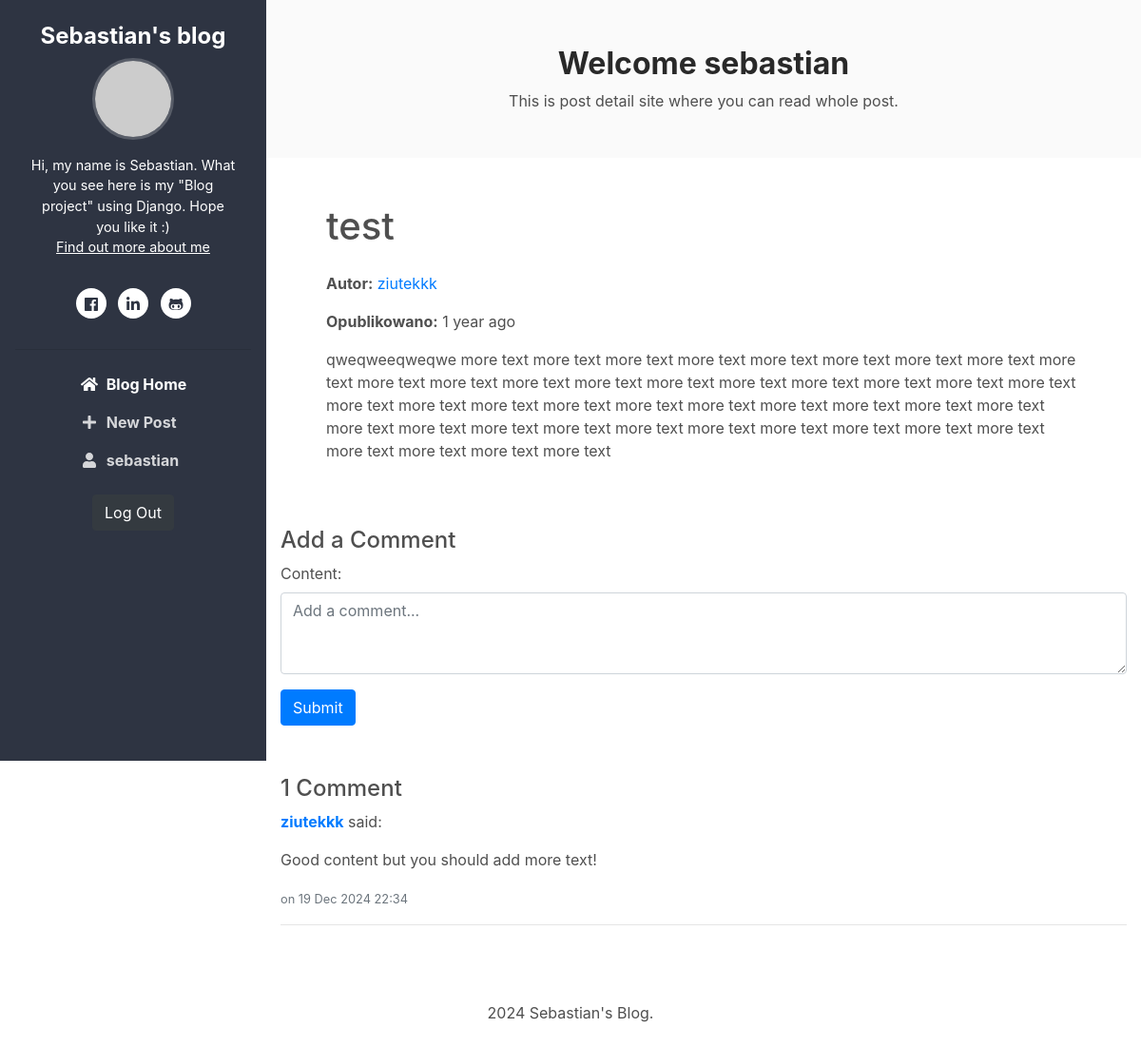
The app's page /post/9/ (signed in), older data.
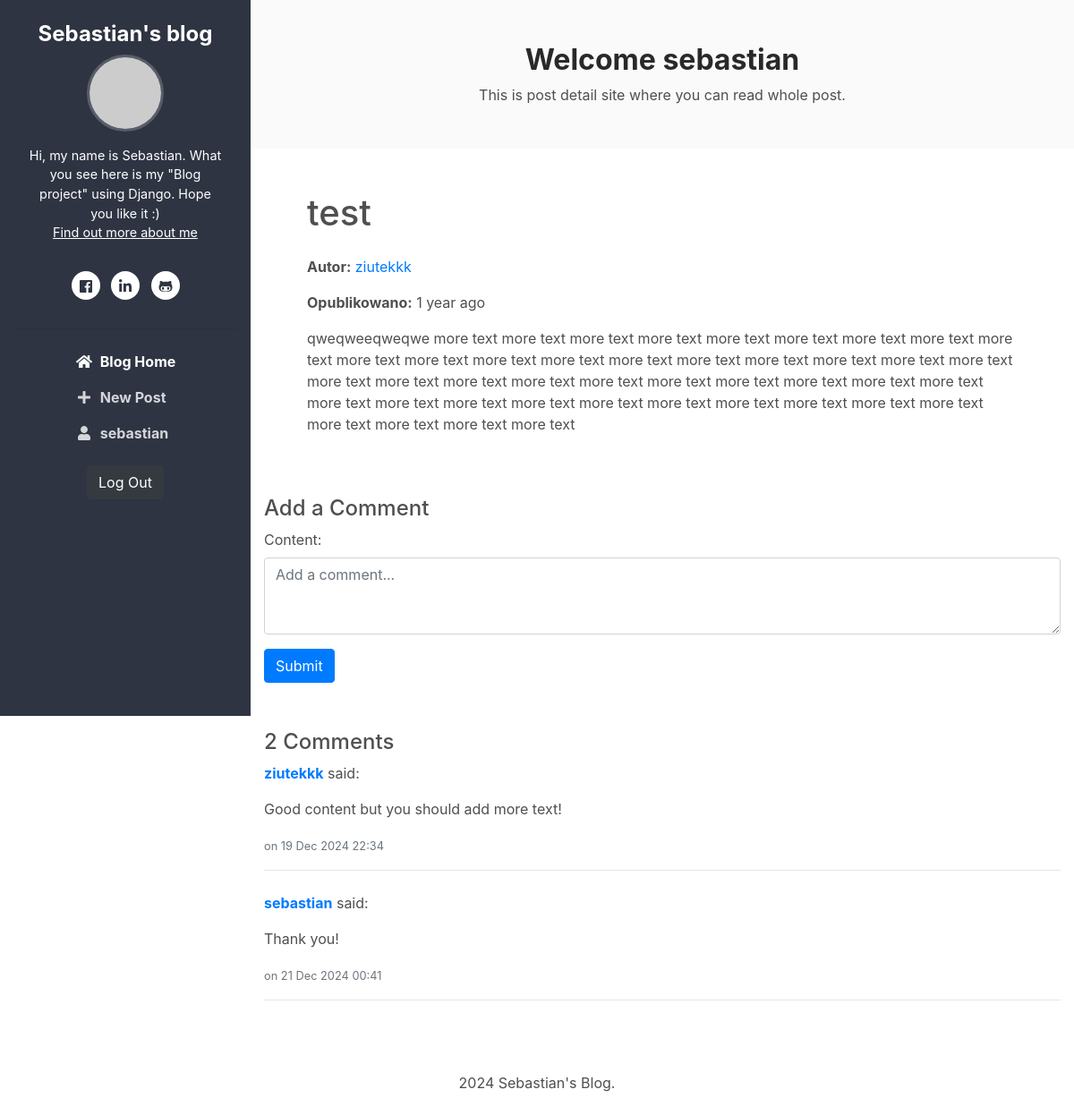
The same page, newer data.
### blog/models.py (models this page shows, shortened)
class Comment(models.Model):
    post = models.ForeignKey(Post, on_delete=models.CASCADE, related_name="comments")
    author = models.ForeignKey(User, on_delete=models.CASCADE)
    content = models.TextField()
    created_at = models.DateTimeField(auto_now_add=True)

class Post(models.Model):
    title = models.CharField(max_length=100)
    content = models.TextField()
    author = models.CharField(max_length=30)
    published_at = models.DateTimeField(blank=True, null=True)
    created_at = models.DateTimeField(auto_now_add=True)
    updated_at = models.DateTimeField(auto_now=True)

### blog/views.py (the view, shortened to what this page needs)
# urls.py: path('post/<int:id>/', views.post_detail, name='post_detail'),
def post_detail(request, id):
    post = get_object_or_404(Post, id=id)
    comments = post.comments.all()
    form = CommentForm()
    return render(request, 'blog/post_detail.html', {'post': post, 'comments': comments, 'form': form})

### blog/forms.py
class CommentForm(forms.ModelForm):
    class Meta:
        model = Comment
        fields = ['content']
        widgets = {
            'content': forms.Textarea(attrs={'rows': 3, 'class': 'form-control', 'placeholder': 'Add a comment...'}),
        }

### blog/templates/blog/post_detail.html (shortened to what this page needs)
{% extends 'base.html' %}
{% block content %}
<section class="cta-section theme-bg-light py-5">
    <div class="container text-center">
        <h2 class="heading">Welcome {{ user.username }}</h2>
        <div class="intro">This is post detail site where you can read whole post.</div>
    </div>
</section>
<section class="blog-list px-3 py-5 p-md-5">
    <div class="container">
        <div class="d-flex align-items-center justify-content-between mb-3">
            <h1>{{ post.title }}</h1>
        </div>
        {% if user.username == post.author %}
        <p><strong>Autor:</strong> <a href="{% url 'profile' post.author %}">{{ post.author }}</a> (You)</p>
        {% else %}
        <p><strong>Autor:</strong> <a href="{% url 'profile' post.author %}">{{ post.author }}</a></p>
        {% endif %}
        <p><strong>Opublikowano:</strong> {{ post.published_at|timesince }} ago</p>
        <div>
            <p>{{ post.content }}</p>
        </div>
    </div>
</section>
<section class="comments-section py-1">
    <div class="container">
        {% if user.is_authenticated %}
        <h4>Add a Comment</h4>
        <form method="POST">
            {{ form.as_p }}
            <button type="submit" class="btn btn-primary">Submit</button>
        </form>
        {% else %}
        <h4>Add a Comment</h4>
        <p><a href="{% url 'login' %}" style="font-weight: bold;">Log in</a> to add a comment.</p>
        {% endif %}
    </div>
</section>
<section class="comments-section py-5">
    <div class="container">
        {% if post.comments.count == 1 %}
            <h4>1 Comment</h4>
        {% else %}
            <h4>{{ post.comments.count }} Comments</h4>
        {% endif %}
        <ul class="list-unstyled">
            {% for comment in comments %}
            <li class="mb-4">
                <p><strong><a href="{% url 'profile' comment.author.username %}">{{ comment.author.username }}</a></strong> said:</p>
                <p>{{ comment.content }}</p>
                <small class="text-muted">on {{ comment.created_at|date:"d M Y H:i" }}</small>
                <hr>
            </li>
            {% empty %}
            <p>No comments yet. Be the first to comment!</p>
            {% endfor %}
        </ul>
    </div>
</section>
{% endblock %}

Row changes from the older to the newer data that the page shows:
shown differently, row unchanged: Post "test": comments.count (not shown) → "2"
added Comment: author.username "sebastian", content "Thank you!", created_at "21 Dec 2024 00:41"
Text that changed along with them:
text no longer shown: "1 Comment"
text now shown: "Comments"
